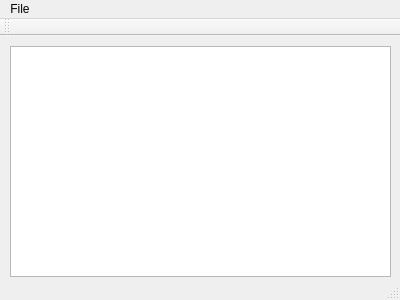
<?xml version="1.0" encoding="UTF-8"?>
<ui version="4.0">
 <class>MainWindow</class>
 <widget class="QMainWindow" name="MainWindow">
  <property name="geometry">
   <rect>
    <x>0</x>
    <y>0</y>
    <width>400</width>
    <height>300</height>
   </rect>
  </property>
  <property name="windowTitle">
   <string>MainWindow</string>
  </property>
  <widget class="QWidget" name="centralWidget">
   <widget class="QListView" name="eventsView">
    <property name="geometry">
     <rect>
      <x>10</x>
      <y>10</y>
      <width>381</width>
      <height>231</height>
     </rect>
    </property>
   </widget>
  </widget>
  <widget class="QMenuBar" name="menuBar">
   <property name="geometry">
    <rect>
     <x>0</x>
     <y>0</y>
     <width>400</width>
     <height>21</height>
    </rect>
   </property>
   <widget class="QMenu" name="menuTst">
    <property name="title">
     <string>File</string>
    </property>
    <addaction name="actionExit"/>
   </widget>
   <addaction name="menuTst"/>
  </widget>
  <widget class="QToolBar" name="mainToolBar">
   <attribute name="toolBarArea">
    <enum>TopToolBarArea</enum>
   </attribute>
   <attribute name="toolBarBreak">
    <bool>false</bool>
   </attribute>
  </widget>
  <widget class="QStatusBar" name="statusBar"/>
  <action name="actionExit">
   <property name="text">
    <string>Exit</string>
   </property>
  </action>
 </widget>
 <layoutdefault spacing="6" margin="11"/>
 <resources/>
 <connections/>
</ui>
